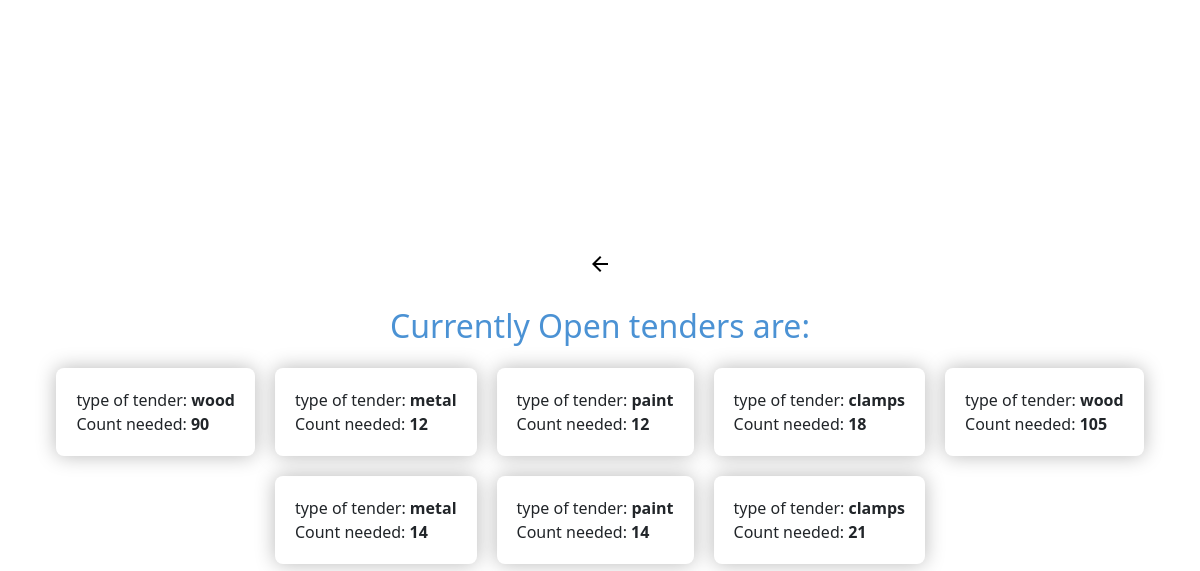
Screenshot of /factory/viewtenders.php (signed in) with the database file from the repository.
### tables this page shows
CREATE TABLE `tbl_factory_tender` (
  `id` int(255) NOT NULL,
  `type` varchar(255) NOT NULL,
  `count` int(255) NOT NULL,
  `accepted_status` tinyint(1) NOT NULL DEFAULT 0,
  `accepted_by` int(255) NOT NULL DEFAULT -1,
  `release_date` timestamp(6) NOT NULL DEFAULT current_timestamp(6),
  `acceptance_date` timestamp(6) NULL DEFAULT NULL,
  `delivered` tinyint(1) NOT NULL DEFAULT 0
);

### factory/viewtenders.php (the view, shortened to what this page needs)
<?php
if (isset($_COOKIE['factory_login_cookie'])) {
    $qr = mysqli_query($conn, "select * from tbl_factory_tender where accepted_status = '0'");
} else {
    header("location:login.php");
}
?>
<!DOCTYPE html>
<html lang="en">
<head>
    <?php include "../include/head.php"; ?>
    <link rel="stylesheet" href="factory.css">
</head>
<body>
<a href="workflow.php" style="text-decoration: none; color:black;">
        <h4 class="d-flex justify-content-start align-items-center m-3"><span class="material-symbols-outlined">
            </span></h4>
    </a>
    <h2>Currently Open tenders are:</h2>
    <div class="tenders">
    <?php
    while ($row = mysqli_fetch_array($qr)) {
        ?>
        <div class="tender">
            <span>type of tender: <b><?= $row['type'] ?></b></span>
            <span>Count needed: <b><?= $row['count'] ?></b></span>
        </div>
        <?php
    }
    ?>
</div>
</body>
</html>

### include/style.css (style rules this page uses)
* { margin: 0; padding: 0; box-sizing: border-box; }
.tender { display: flex; flex-direction: column; padding: 30px; border: 1px solid black; width: max-content; }

### factory/factory.css (style rules this page uses)
body { display: flex; justify-content: center; align-items: center; flex-direction: column; gap: 15px; min-height: 100vh; padding: 40px; }
a { text-decoration: none; }
.wrapper, .tender { padding: 20px; border-radius: 8px; display: flex; flex-direction: column; box-shadow: 0 0 20px rgba(0, 0, 0, 0.277); border: none; }
.tenders { display: flex; gap: 20px; flex-wrap: wrap; justify-content: center; align-items: center; }
h2 { color: rgb(75, 146, 212); }

### rows the page displays
tbl_factory_tender: type "wood", count "90"
tbl_factory_tender: type "metal", count "12"
tbl_factory_tender: type "paint", count "12"
tbl_factory_tender: type "clamps", count "18"
tbl_factory_tender: type "wood", count "105"
tbl_factory_tender: type "metal", count "14"
tbl_factory_tender: type "paint", count "14"
tbl_factory_tender: type "clamps", count "21"
